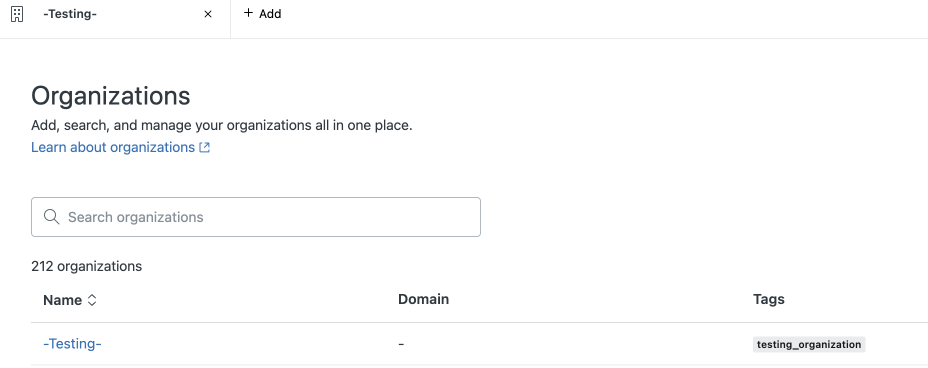
#> input picture assets/screenshot-0.png, 1856 x 736 px (shown at 1/2 size)
$ python resize.py
#> lines starting #> are read from the running program, lines starting #| are printed output that depends on the picture
from PIL import Image

# List of screenshots to resize
screenshots = [
    "assets/screenshot-0.png",
    "assets/screenshot-1.png",
    "assets/screenshot-2.png",
    "assets/screenshot-3.png"
]

# Resize each screenshot
for screenshot in screenshots:
    img = Image.open(screenshot)
#> img is the input picture: PIL image 1856x736 RGBA; mean R, G, B, A 251.5, 251.8, 252.1, 255
    img = img.resize((1024, 768))  # Resize to 1024x768
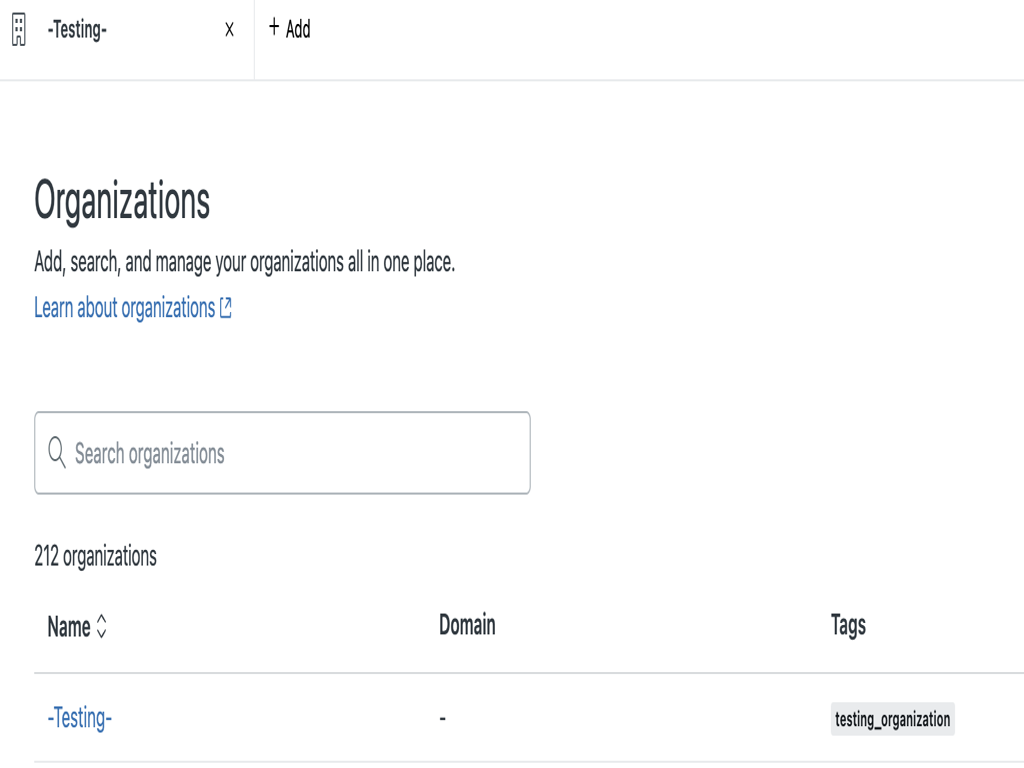
#> img: PIL image 1024x768 RGBA; mean R, G, B, A 251.5, 251.7, 252, 255
    img.save(screenshot)  # Save the resized image back to the same file
